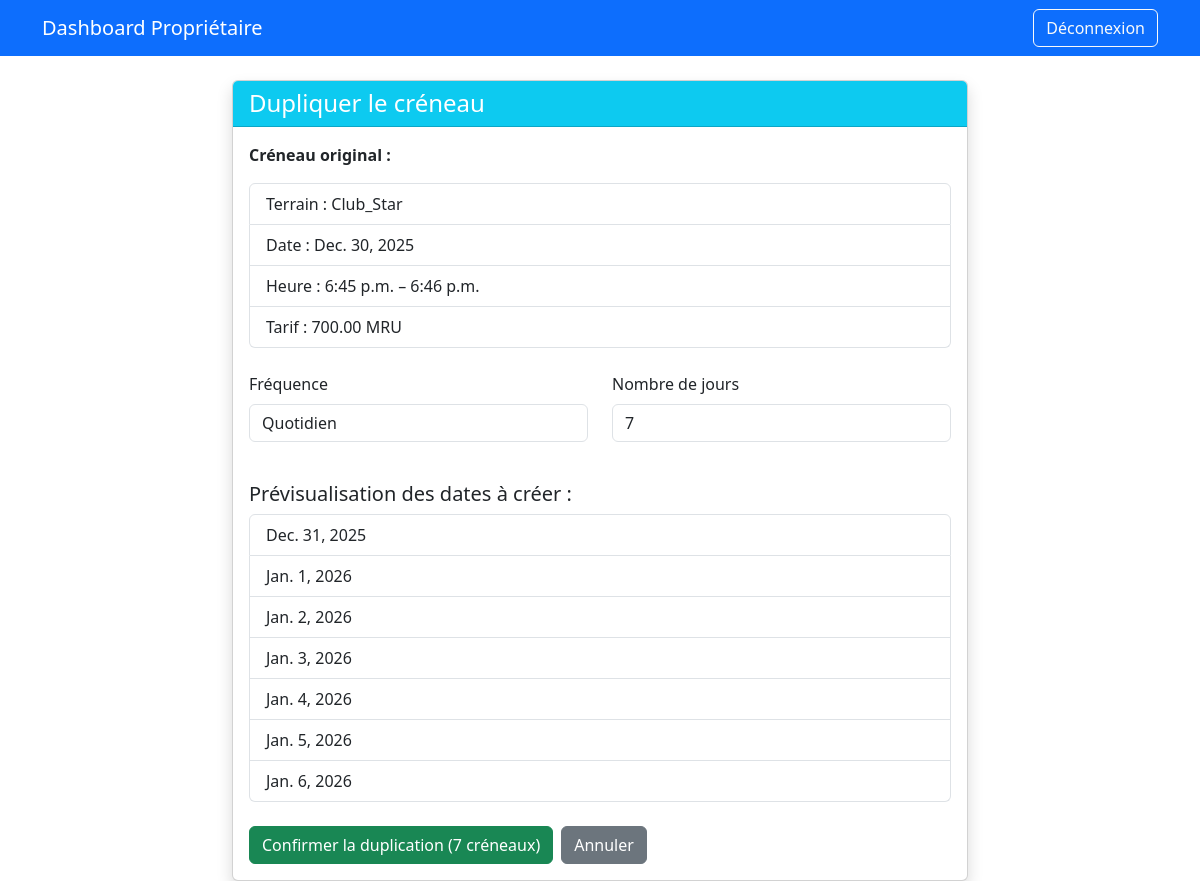
Screenshot of /owner/terrains/1/creneaux/3/duplicate/ (signed in) with the database file from the repository.
### terrains/models.py (models this page shows, shortened)
class Terrain(models.Model):
    nom = models.CharField(max_length=100)
    adresse = models.CharField(max_length=255)
    latitude = models.DecimalField(max_digits=9, decimal_places=6)
    longitude = models.DecimalField(max_digits=9, decimal_places=6)
    proprietaire = models.ForeignKey(
        User,
        on_delete=models.CASCADE,
        limit_choices_to={'type_utilisateur': User.Type.PROPRIETAIRE}
    )
    image_url = models.URLField(blank=True)
    note_moyenne = models.FloatField(default=0.0)
    valide = models.BooleanField(default=False, verbose_name="Validé par l'admin")
    date_validation = models.DateTimeField(null=True, blank=True)

class CreneauHoraire(models.Model):
    terrain = models.ForeignKey(Terrain, related_name='creneaux', on_delete=models.CASCADE)
    heure_debut = models.TimeField()
    heure_fin = models.TimeField()
    tarif = models.DecimalField(max_digits=10, decimal_places=2)
    date = models.DateField()
    disponible = models.BooleanField(default=True)
    class Meta:
        unique_together = ('terrain', 'date', 'heure_debut')
        verbose_name = "Créneau Horaire"
        verbose_name_plural = "Créneaux Horaires"

### owner/views.py (the view, shortened to what this page needs)
@login_required
def creneau_duplicate(request, terrain_id, creneau_id):
    terrain = get_object_or_404(Terrain, pk=terrain_id, proprietaire=request.user)
    original_creneau = get_object_or_404(CreneauHoraire, pk=creneau_id, terrain=terrain)
    JOURS = [
        ('lundi', 'Lundi', 0),
        ('mardi', 'Mardi', 1),
        ('mercredi', 'Mercredi', 2),
        ('jeudi', 'Jeudi', 3),
        ('vendredi', 'Vendredi', 4),
        ('samedi', 'Samedi', 5),
        ('dimanche', 'Dimanche', 6),
    ]
    frequence = request.GET.get('frequence', 'quotidien')
    duree_param = request.GET.get('duree')
    try:
        duree = int(duree_param) if duree_param else 7
    except ValueError:
        duree = 7
    jours_selectionnes = request.GET.getlist('jours')
    dates_preview = []
    if frequence == 'quotidien':
        for i in range(1, duree + 1):
            dates_preview.append(original_creneau.date + timedelta(days=i))
    return render(request, 'owner/creneau_duplicate.html', {
        'terrain': terrain,
        'creneau': original_creneau,
        'jours': JOURS,
        'selected_jours': jours_selectionnes,
        'frequence': frequence,
        'duree': duree,
        'dates_preview': dates_preview,
    })

### owner/templates/owner/creneau_duplicate.html (shortened to what this page needs)
{% extends 'owner/base.html' %}
{% block content %}
<div class="row justify-content-center">
  <div class="col-md-8">
    <div class="card shadow">
      <div class="card-header bg-info text-white">
        <h4 class="mb-0">Dupliquer le créneau</h4>
      </div>
      <div class="card-body">
        <p><strong>Créneau original :</strong></p>
        <ul class="list-group mb-4">
          <li class="list-group-item">Terrain : {{ terrain.nom }}</li>
          <li class="list-group-item">Date : {{ creneau.date }}</li>
          <li class="list-group-item">Heure : {{ creneau.heure_debut }} – {{ creneau.heure_fin }}</li>
          <li class="list-group-item">Tarif : {{ creneau.tarif }} MRU</li>
        </ul>
        <form method="get" id="previewForm" class="mb-4">
          <div class="row">
            <div class="col-md-6">
              <div class="mb-3">
                <label class="form-label">Fréquence</label>
                <select name="frequence" class="form-control" onchange="this.form.submit()">
                  <option value="quotidien" {% if frequence == "quotidien" %}selected{% endif %}>Quotidien</option>
                </select>
              </div>
            </div>
            <div class="col-md-6">
              <div class="mb-3">
                <label class="form-label">
                  {% if frequence == "quotidien" %}Nombre de jours{% else %}Nombre de semaines{% endif %}
                </label>
                <input type="number" name="duree" class="form-control" min="1" max="30" value="{{ duree }}" onchange="this.form.submit()">
              </div>
            </div>
          </div>
        </form>
        {% if dates_preview %}
          <h5>Prévisualisation des dates à créer :</h5>
          <ul class="list-group mb-4">
            {% for date in dates_preview %}
              <li class="list-group-item">{{ date }}</li>
            {% endfor %}
          </ul>
        {% else %}
          <div class="alert alert-info">Sélectionnez des paramètres pour voir la prévisualisation.</div>
        {% endif %}
        <form method="post">
          <div class="d-flex gap-2">
            <button type="submit" class="btn btn-success">Confirmer la duplication ({{ dates_preview|length }} créneaux)</button>
            <a href="{% url 'owner:creneau_list' terrain.id %}" class="btn btn-secondary">Annuler</a>
          </div>
        </form>
      </div>
    </div>
  </div>
</div>
{% endblock %}

### rows the page displays
Terrain: nom "Club_Star"
CreneauHoraire: date "Dec. 30, 2025", heure_debut "6:45 p.m.", heure_fin "6:46 p.m.", tarif "700.00"

### other values shown
{{ date }} "Dec. 31, 2025" "Jan. 1, 2026" "Jan. 2, 2026" "Jan. 3, 2026" "Jan. 4, 2026" "Jan. 5, 2026" "Jan. 6, 2026"
{{ dates_preview|length }} "7"
